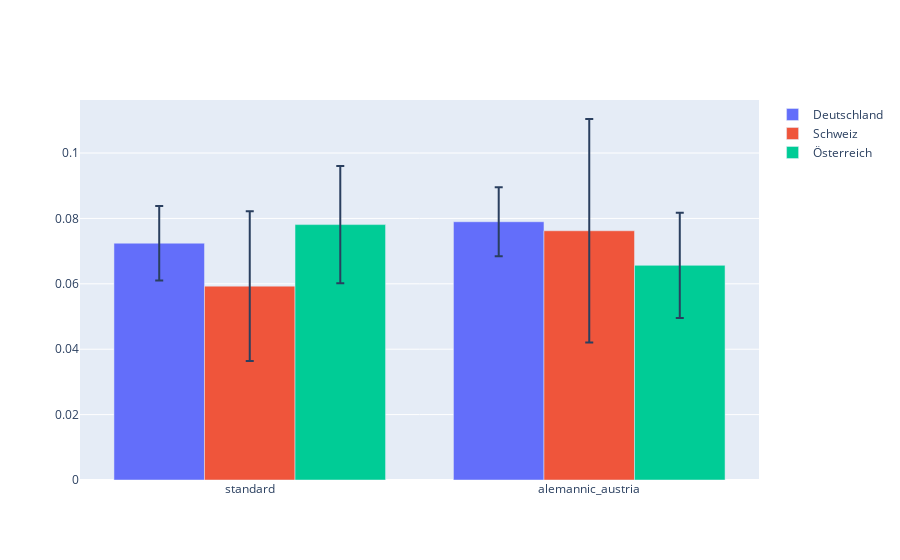

The notebook cell this image was saved under:
### Code cell
filt_agg_df = aggregated_df[(aggregated_df.Country != "Control Group") &
                            (aggregated_df.Session == 1) &
                            aggregated_df.AOI.notnull()]
dplt_df = filt_agg_df.groupby(["out", "Country", "condition"]).apply(lambda frame: (frame[frame.timeFromOnsetMs >= 0].AOI == "target_image").mean() - (frame[frame.timeFromOnsetMs < 0].AOI == "target_image").mean())
dplt_df = dplt_df.rename("dplt").reset_index()

dplt_df = dplt_df.loc[:, ["Country", "condition", "dplt"]].groupby(["Country", "condition"]).agg(dpltMean=('dplt', 'mean'), dpltSEM=('dplt', 'sem')).reset_index()
dplt_mean = pd.pivot(dplt_df, index='Country', columns='condition', values="dpltMean")
dplt_sem = pd.pivot(dplt_df, index='Country', columns='condition', values="dpltSEM")
fig = go.Figure()
fig.add_trace(go.Bar(
    name='Deutschland',
    x=['standard', 'alemannic_austria'], y=dplt_mean.loc["Deutschland", :],
    error_y=dict(type='data', array=dplt_sem.loc["Deutschland", :])
))
fig.add_trace(go.Bar(
    name='Schweiz',
    x=['standard', 'alemannic_austria'], y=dplt_mean.loc["Schweiz", :],
    error_y=dict(type='data', array=dplt_sem.loc["Schweiz", :])
))
fig.add_trace(go.Bar(
    name='Österreich',
    x=['standard', 'alemannic_austria'], y=dplt_mean.loc["Österreich", :],
    error_y=dict(type='data', array=dplt_sem.loc["Österreich", :])
))
fig.update_layout(barmode='group')
fig.show()

### Figure 1 — Plotly figure (JSON) as saved in the notebook; plotly's stock layout.template omitted (floating-point values rounded to 4 significant figures)
{"data": [{"error_y": {"array": [0.01139, 0.01056], "type": "data"}, "name": "Deutschland", "type": "bar", "x": ["standard", "alemannic_austria"], "y": [0.07243, 0.07899]}, {"error_y": {"array": [0.0229, 0.03418], "type": "data"}, "name": "Schweiz", "type": "bar", "x": ["standard", "alemannic_austria"], "y": [0.05929, 0.07623]}, {"error_y": {"array": [0.01794, 0.0161], "type": "data"}, "name": "Österreich", "type": "bar", "x": ["standard", "alemannic_austria"], "y": [0.07811, 0.06565]}], "layout": {"barmode": "group"}}
